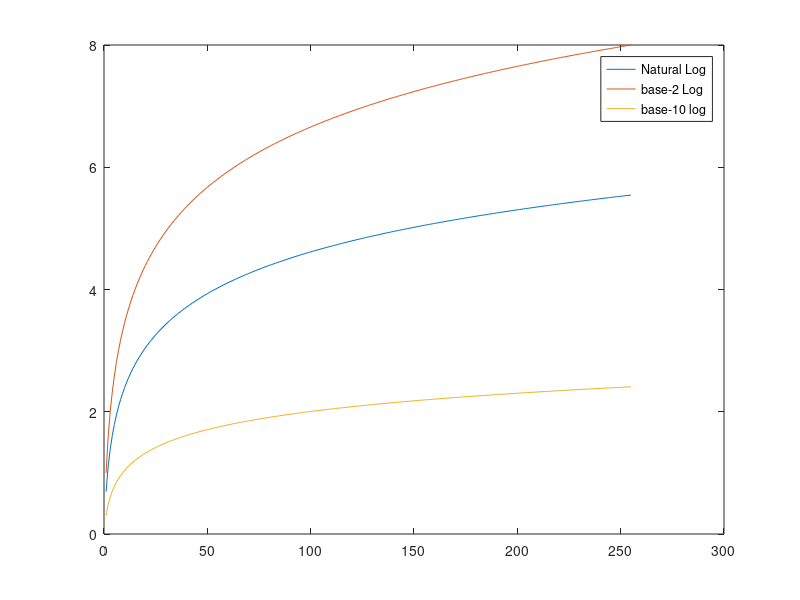

Here is the MATLAB script that generated this plot: (Note: this script raises an error after producing the figure.)
clear all;
close all;

x = uint8(1:255);
c = 1;
gp1 = c * log(1 + double(x));
gp2 = c * log2(1 + double(x));
gp3 = c * log10(1 + double(x));
figure(3);
plot(x,gp1,x,gp2,x,gp3);
legend('Natural Log', 'base-2 Log', 'base-10 log');

f = imread('blurimg.gif');
g1 = c * log(1 + double(f));
gs1 = im2uint8(mat2gray(g1));
g2 = c * log2(1 + double(f));
gs2 = im2uint8(mat2gray(g2));
g3 = c * log10(1 + double(f));
gs3 = im2uint8(mat2gray(g3));

figure(4);
subplot(2,2,1); imshow(f);
subplot(2,2,2); imshow(gs1);
subplot(2,2,3); imshow(gs2);
subplot(2,2,4); imshow(gs3);

m = 150;
E = 15;
m = 125;
G1 = 1./(1+(m./(double(x)+eps)).^5);
G2 = 1./(1+(m./(double(x)+eps)).^10);
G3 = 1./(1+(m./(double(x)+eps)).^E);
G4 = 1./(1+(m./(double(x)+eps)).^20);
figure(5);
plot(x,G1,x,G2,x,G3,x,G4);
legend('E=5','E=10','E=15', 'E=20');

G1 = 1./(1+(m./(double(f)+eps)).^5);
G2 = 1./(1+(m./(double(f)+eps)).^10);
G3 = 1./(1+(m./(double(f)+eps)).^E);
G4 = 1./(1+(m./(double(f)+eps)).^20);

GS1 = im2uint8(mat2gray(G1));
GS2 = im2uint8(mat2gray(G2));
GS3 = im2uint8(mat2gray(G3));
GS4 = im2uint8(mat2gray(G4));

figure(6);
subplot(2,2,1);imshow(uint8(GS1));
subplot(2,2,2);imshow(uint8(GS2));
subplot(2,2,3);imshow(uint8(GS3));
subplot(2,2,4);imshow(uint8(GS4));